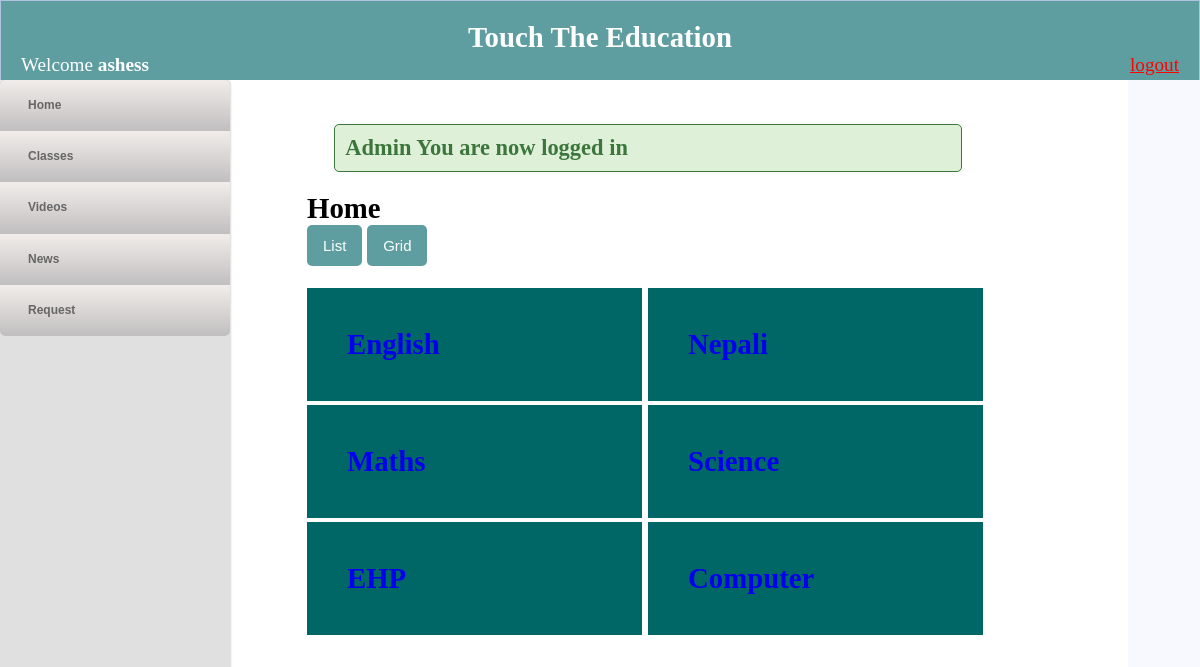
The app's page /TTED/classes.php?classid=3 (signed in) with its own data.
### tables this page shows
CREATE TABLE IF NOT EXISTS `category` (
  `id` int(11) NOT NULL AUTO_INCREMENT,
  `title` varchar(255) NOT NULL,
  `classid` int(11) NOT NULL,
  `category` text NOT NULL,
  `description` text NOT NULL,
  `status` int(11) NOT NULL,
  PRIMARY KEY (`id`)
);

### TTED/Classes.php (the view, shortened to what this page needs)
<?php include('inc/header.php'); ?>
<h2>Home</h2>
<div id="btnContainer">
<button class="btn" onclick="listView()"><i class="fa fa-bars"></i> List</button>
<button class="btn active" onclick="gridView()"><i class="fa fa-th-large"></i> Grid</button>
</div>
<br>
<div class="row">
  <?php
$classid = $_GET['classid'];
  $user_check_query = "SELECT * FROM category where classid= $classid";
$result = $db->query($user_check_query);
?>
     <?php if ($result->num_rows > 0) {
while($row = $result->fetch_assoc()) {
  ?>
<a href="listing.php?classid=<?php echo $row['classid']; ?>&categoryid=<?php echo  $row['id']; ?>"> <div class="column" style="background-color:#006666;">
    <h2><?php echo $row['title']; ?></h2>
  </div></a>
<?php }}?>
</div>
<?php include('inc/sidebar.php'); ?>

### TTED/style.css (style rules this page uses)
* { margin: 0px; padding: 0px; }
body { font-size: 120%; background: #F8F8FF; }
.btn { padding: 10px; font-size: 15px; color: white; background: #5F9EA0; border: none; border-radius: 5px; }

### TTED/inc/header.php (style rules this page uses)
* { box-sizing: border-box; }
.column { float: left; width: 50%; padding: 40px; border-bottom: 4px solid white; border-right: 6px solid white; }
.row:after { content: ""; display: table; clear: both; }
.btn { border: none; outline: none; padding: 12px 16px; background-color: #5F9EA0; cursor: pointer; }
.btn.active { background-color: #5F9EA0; color: white; }

### records on screen
category: title "English"
category: title "Nepali"
category: title "Maths"
category: title "Science"
category: title "EHP"
category: title "Computer"

### other values on screen
$_SESSION['username'] "ashess"
$_SESSION['success'] "Admin You are now logged in"
